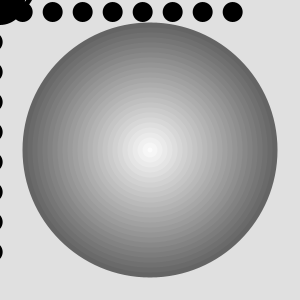
Frame 1 (no input)
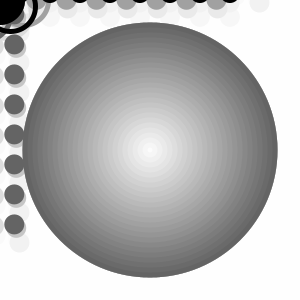
Frame 60 (the mouse pressed at the canvas centre just before this capture)
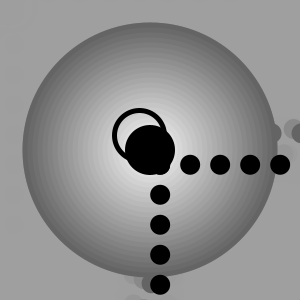
Frame 120 (the mouse held since frame 60 and released just before this capture)

The Processing sketch that drew these frames (run headless with seeded random() and noise(); from frame 60 on, the mouse is pressed at the canvas centre):

// Processing sketch: processing_43718
// ── processing_43718.pde

void setup(){
  size(300,300);
  smooth();
  noStroke();}
  
void draw(){
  float x=random(-25,25);
  float y=random(-25,25);
//first conditions
  if(mouseX>=width/2){
     fill(0,100); 
     rect(0,0,width,height);
 //create the I variable with a FOR    
     for (int i=250; i >= 0; i = i-10){
//create the circle pattern in the middle of the screen       
       fill(250 -i);
      ellipse(width/2, height/2, i, i);      } 

//an ellipse follow the mouse    
     fill(255);
     ellipse(mouseX,mouseY, 50, 50);}
 
//second conditions 
  if(mouseX<=width/2){    
//ellipse pattern for the second condition    
    for (int i=255; i > 0; i = i -10){
    fill(255 -i);
    ellipse(width/2, height/2, i, i);
    } 

//background    
    fill(255,100);
     rect(0,0,width,height);
     fill(0);
     ellipse(mouseX,mouseY, 50, 50);

//second ellipse follow the mouse   
    stroke(0);
    strokeWeight(5);
    noFill();
    ellipse(mouseX+x,mouseY+y, 50, 50);
    
//creating two serials of ellipses that follow the mouse
    fill(0);
    noStroke();
    for(int x2=mouseX-mouseY; x2<255; x2= x2+30){
    ellipse(mouseX-x+x2,mouseY-y,20,20);}
    for(int x2=mouseX-mouseY; x2<255; x2= x2+30){
    ellipse(mouseX-x,mouseY-y+x2,20,20);}}
}
